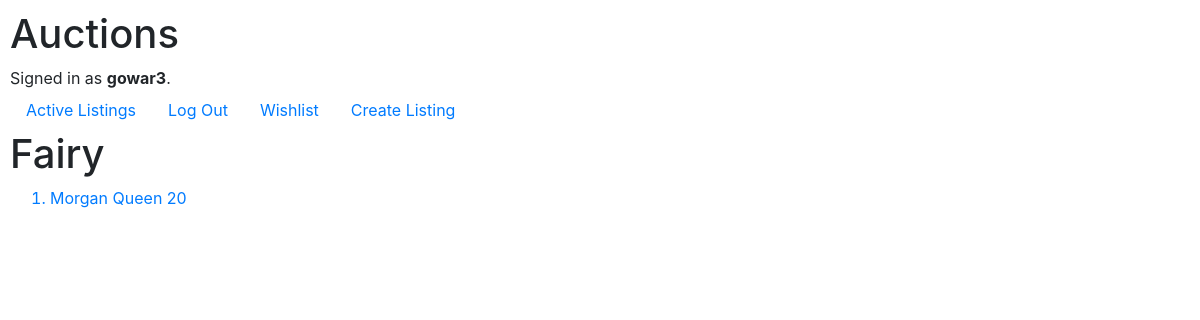
Page /auctions/category/Fairy (signed in) on the earlier database version.
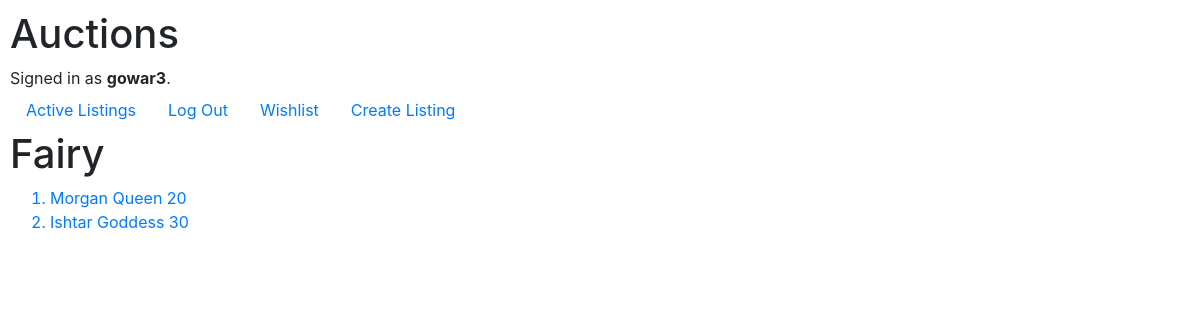
Same page on the later database version.
### auctions/models.py (models this page shows, shortened)
class Category(models.Model):
    name = models.CharField(max_length=64)
    listing = models.ForeignKey(Listing, on_delete=models.CASCADE, related_name="category_listing", default="")
    categories = models.ManyToManyField(Listing, blank=True, related_name= "categories")

class Listing(models.Model):
    creator = models.CharField(max_length=64)
    title = models.CharField(max_length=64)
    description = models.CharField(max_length=64)
    price = models.IntegerField()
    winner = models.CharField(max_length=64, default="None")
    status = models.CharField(max_length=64, default="active")
    users = models.ManyToManyField(User, blank=True, related_name= "wishlist")
    def __str__(self):
        return f"{self.title} {self.description} {self.price}"

### auctions/views.py (the view)
# urls.py: path("category/<str:category>", views.category, name="category")
def category(request, category):
    type = Category.objects.filter(name=category)
    all_listings = []
    for cat in type:
        listings = cat.listing
        all_listings.append(listings)
    return render(request, "auctions/category.html", {
        "category": category,
        "list": all_listings
    })

### auctions/templates/auctions/category.html
{% extends "auctions/layout.html" %}
{% block body %}
    <h1>{{ category }}</h1>
    <ol>
    {% for listing in list %}
        <a href="{% url 'listing' listing.id %}"><li>{{ listing }}</li></a>
    {% endfor %}
    </ol>
{% endblock %}

Differences in the rows shown:
no longer on this page (row unchanged): Category: name "Fairy"
added Listing: title+description+price "Ishtar Goddess 30"
Other differences:
{{ category }}: (not shown) → "Fairy"
